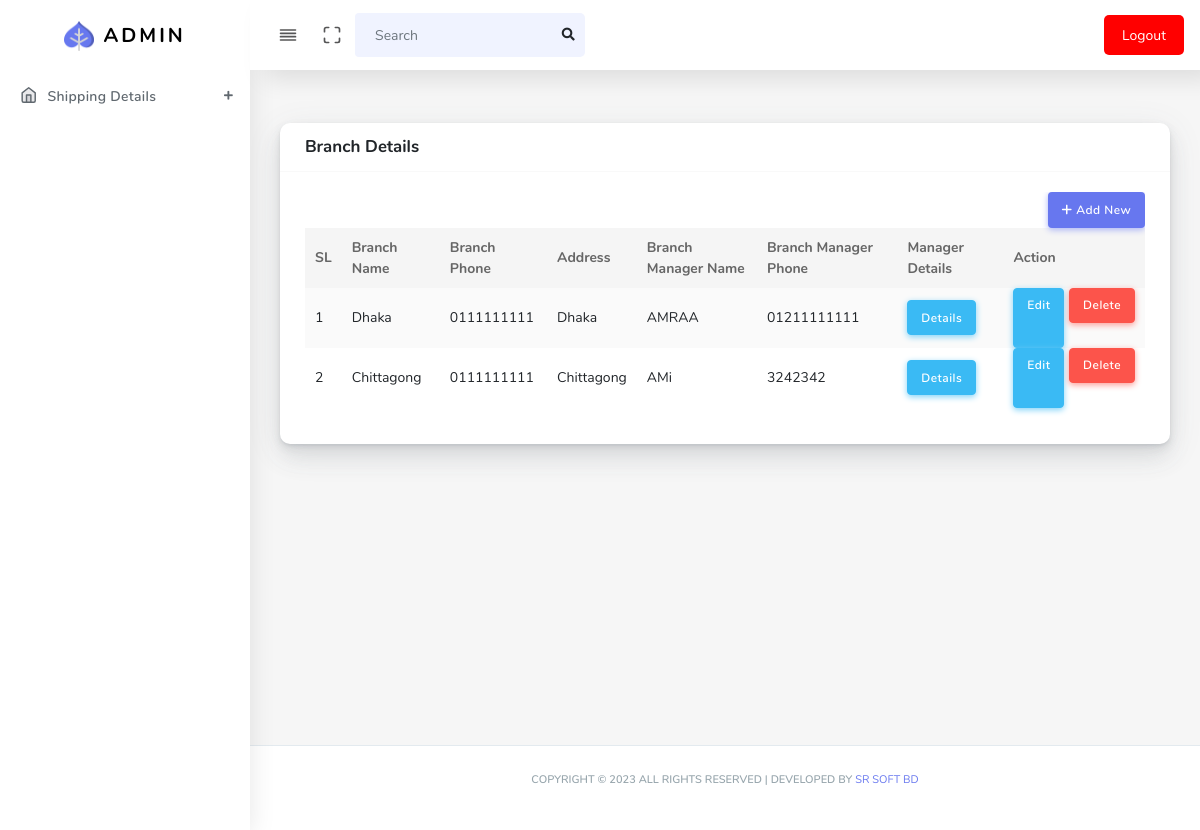
Page /branch_details.php (signed in) on the committed database.
### tables this page shows
CREATE TABLE `branch` (
  `id` int(11) NOT NULL,
  `branch_name` varchar(255) NOT NULL,
  `branch_phone` varchar(110) NOT NULL,
  `branch_address` varchar(255) NOT NULL,
  `branch_manager_name` varchar(255) NOT NULL,
  `branch_manager_phone` varchar(110) NOT NULL
);

### branch_details.php (the view, shortened to what this page needs)
<?php include("header.php");
include("config.php");
?>
<section class="section">
    <div class="section-body">
        <div class="row">
            <div class="col-12">
                <div class="card">
                    <div class="card-header">
                        <h4>Branch Details</h4>
                    </div>
                    <div class="card-body">
                        <div class="table-responsive">
                            <div class="text-right">
                                <a href="branch_create.php" class="btn btn-icon icon-left btn-primary"><i class="fa-solid fa-plus"></i> Add New</a>
                            </div>
                            <table class="table table-striped table-hover" id="tableExport" style="width:100%;">
                                <thead>
                                    <tr>
                                        <th>SL</th>
                                        <th>Branch Name</th>
                                        <th>Branch Phone</th>
                                        <th>Address</th>
                                        <th>Branch Manager Name</th>
                                        <th>Branch Manager Phone</th>
                                        <th>Manager Details</th>
                                        <th>Action</th>
                                    </tr>
                                </thead>
                                <tbody>
                                    <?php
                                    $count = 0;
                                    $sql = "SELECT * FROM branch ORDER BY id ASC";
                                    $result = $conn->query($sql);
                                    if ($result->num_rows > 0) {
                                        while ($row = $result->fetch_assoc()) {
                                            $count++;
                                    ?>
                                            <tr>
                                                <td><?php echo $count?></td>
                                                <td><?php echo $row['branch_name'] ?></td>
                                                <td><?php echo $row['branch_phone'] ?></td>
                                                <td><?php echo $row['branch_address'] ?></td>
                                                <td><?php echo $row['branch_manager_name'] ?></td>
                                                <td><?php echo $row['branch_manager_phone'] ?></td>
                                                <td>
                                                    <a href="courier_send_details.php" class="btn btn-icon btn-info custom_btn_info">Details</a>
                                                </td>
                                                <td style="display: inline-flex;">
                                                    <a href="branch_details_edit.php?id=<?php echo $row['id'] ?>" class="btn btn-icon btn-info custom_btn_info">Edit</a>
                                                    <form action="branch_details_delete.php?id=<?php echo $row['id'] ?>" method="post">
                                                        <button type="submit" class="btn btn-icon btn-danger" style="margin-left: 5px">Delete</button>
                                                    </form>
                                                </td>
                                            </tr>
                                    <?php }
                                    } ?>
                                </tbody>
                            </table>
                        </div>
                    </div>
                </div>
            </div>
        </div>
    </div>
</section>
<?php include("footer.php"); ?>

### rows in the picture
branch: branch_name "Dhaka", branch_phone "0111111111", branch_address "Dhaka", branch_manager_name "AMRAA", branch_manager_phone "01211111111"
branch: branch_name "Chittagong", branch_phone "0111111111", branch_address "Chittagong", branch_manager_name "AMi", branch_manager_phone "3242342"
